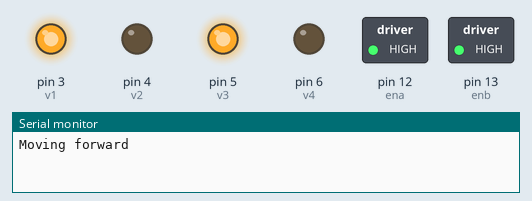
Simulated run of this sketch. Board: Arduino Uno, built with avr-gcc and run on an emulated ATmega328P. On the bench: switched loads named in the sketch (green lamp = pin HIGH), output pins drawn as LEDs (lit = HIGH), the last lines printed to the serial monitor.

Above: at 1.0 s.
At 3.0 s:
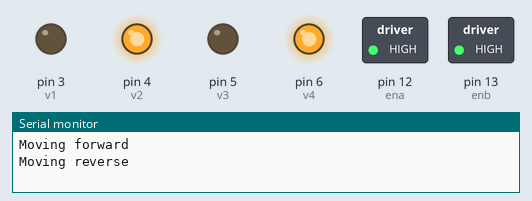
At 5.0 s:
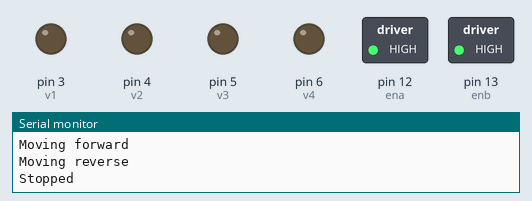
At 7.0 s:
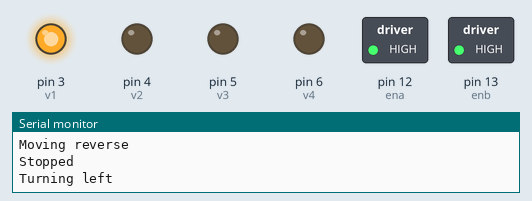
At 9.0 s:
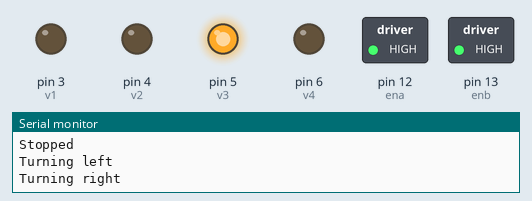
Timing chart, 0 to 13.0 s (numbered marks = the images above):
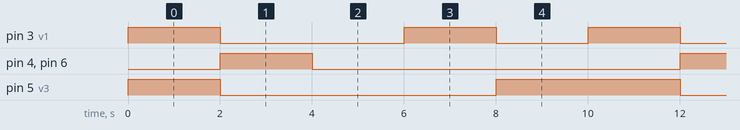

The sketch:

2_motors_forward_and_reverse.ino
```cpp
int v1 = 3;
int v2 = 4;
int v3 = 5;
int v4 = 6;
int ena = 12;
int enb = 13;

void setup() {
  pinMode(v1, OUTPUT);
  pinMode(v2, OUTPUT);
  pinMode(v3, OUTPUT);
  pinMode(v4, OUTPUT);
  pinMode(ena, OUTPUT);
  pinMode(enb, OUTPUT);
  Serial.begin(9600);
  digitalWrite(ena, HIGH);  // Assuming these enable pins need to be HIGH
  digitalWrite(enb, HIGH);  // for the motors to run
}

void mf();
void mr();
void s();
void l();
void r();

void loop() {
  mf();
  delay(2000);
  mr();
  delay(2000);
  s();
  delay(2000);
  l();
  delay(2000);
  r();
  delay(2000);
}

void mf() {
  digitalWrite(v1, HIGH);
  digitalWrite(v2, LOW);
  digitalWrite(v3, HIGH);
  digitalWrite(v4, LOW);
  Serial.println("Moving forward");
}

void mr() {
  digitalWrite(v1, LOW);
  digitalWrite(v2, HIGH);
  digitalWrite(v3, LOW);
  digitalWrite(v4, HIGH);
  Serial.println("Moving reverse");
}

void s() {
  digitalWrite(v1, LOW);
  digitalWrite(v2, LOW);
  digitalWrite(v3, LOW);
  digitalWrite(v4, LOW);
  Serial.println("Stopped");
}

void l() {
  digitalWrite(v1, HIGH);
  digitalWrite(v2, LOW);
  digitalWrite(v3, LOW);
  digitalWrite(v4, LOW);
  Serial.println("Turning left");
}

void r() {
  digitalWrite(v1, LOW);
  digitalWrite(v2, LOW);
  digitalWrite(v3, HIGH);
  digitalWrite(v4, LOW);
  Serial.println("Turning right");
}
```

Measured:
- by itself, pin 3 (v1): repeats every 10.0 s: LOW 4.0 s, HIGH 2.0 s, LOW 2.0 s, HIGH 2.0 s
- by itself, pin 4 (v2), pin 6 (v4): alternates HIGH for 2.0 s and LOW for 8.0 s
- by itself, pin 5 (v3): repeats every 10.0 s: LOW 6.0 s, HIGH 4.0 s
